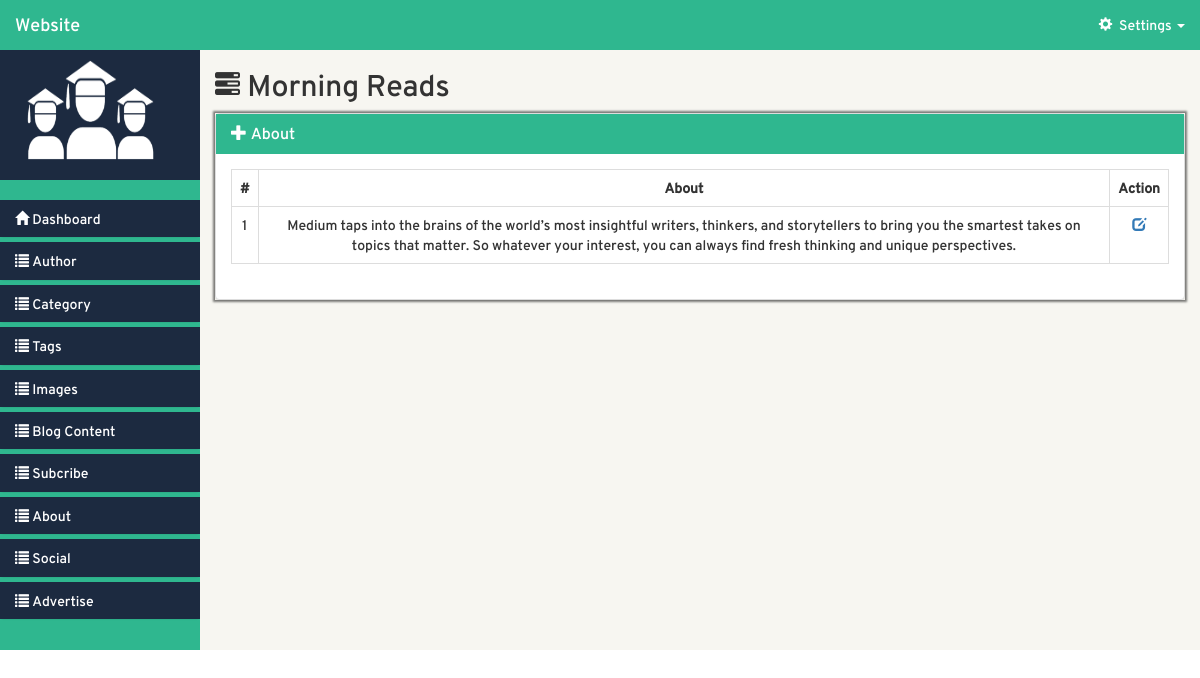
/admin-website/views/index.php?page=About_read (signed in), run on the app's committed database.
### tables this page shows
CREATE TABLE `about` (
  `id` int(11) NOT NULL,
  `des` text NOT NULL
);

### admin-website/src/About.php (called while the page is built, shortened)
<?php
class About {
	private $db;
	private static $table="about";
	public $per_page = 10;
	public $offset;
	function __construct() {
		try {
			$this->db = new PDO('mysql:host='.DB_HOST.';dbname='.DB_NAME,DB_USER,DB_PASSWORD);
			$this->db->setAttribute(PDO::ATTR_ERRMODE, PDO::ERRMODE_EXCEPTION);
			$query1 = $this->db->prepare('SET CHARACTER SET utf8');
			$query = $this->db->prepare("SET SESSION collation_connection ='utf8_general_ci'");
		    $query1->execute();
		    $query->execute();
		} catch (PDOException $e) {
			echo $e->getMessage();
		}
	}
	public function read() {
		try {
			$stmt = $this->db->prepare("SELECT * FROM ".self::$table." LIMIT $this->per_page offset $this->offset");
			$stmt->execute();
			$records = array();
			if($stmt->rowCount() > 0) {
				while($row = $stmt->fetch(5)) {
					$records[] = $row;
				}
			}
			return $records;
		} catch (PDOException $e) {
			echo $e->getMessage();
		}
	}
}
$About = new About();
 ?>

### admin-website/src/model.php (called while the page is built, shortened)
<?php
    require_once LIB_PATH.DS.'About.php';
 ?>

### admin-website/views/About/index.php (the view, shortened to what this page needs)
<?php
	$rec = $About->count_all();
	$page = !empty($_GET['rows']) ? (int)$_GET['rows'] : 1;
	$per_page = $About->per_page;
	$total_count = $rec->total;
	$pagination = new Pagination($page, $per_page, $total_count);
	$About->offset = $pagination->offset();
	$records = $About->read();
 ?>
      <div class="col-md-9 col-lg-10 col-sm-7 col-xs-12 right-container">
        <div class="row header-section">
            <div class="col-md-12 header-title">
                <h2 class="h2"><span class="glyphicon glyphicon-tasks"></span><?php include '../layouts/title.php'; ?> </h2>
            </div>
        </div>
        <div class="panel-group" id="body-accordion">
          <div class="panel panel-default main-body">
            <div class="panel-heading body-head">
              <h4 class="panel-title">
                 <a data-toggle="collapse" data-parent="#body-accordion" href="#body-collapse">
                <span class="glyphicon glyphicon-plus"></span>&nbsp;About</a>
              </h4>
            </div>
            <div id="body-collapse" class="panel-collapse collapse in">
               <div class="row main-part">
                  <div class="col-md-12 inner-part">
						<?php
							if($records) { ?>
								<div id="values">
									<table class="table table-bordered">
										<tr class="">
											<th>#</th>
											<th>About </th>
											<th class="text-center">Action</th>
										</tr>
										<?php foreach ($records as $record) { ?>
											<tr class="">
												<td><?php echo $record->id; ?></td>
												<td><?php echo $record->des; ?></td>
												<td class="text-center">
													<a href="index.php?page=About_update&id=<?php echo $record->id; ?>"><span class="glyphicon glyphicon-edit"></span></a>
												</td>
											</tr>
										<?php } ?>
									</table>
								</div>
								<?php
							} else { ?>
								<div class="alert alert-info">No Record Found.</div>
							<?php }
						 ?>
                  </div>
               </div>
            </div>
          </div>
        </div>
      </div>

### admin-website/css/styles.css (style rules this page uses)
* { margin: 0; padding: 0; -moz-box-sizing:border-box; }
body { font-family: 'overpassregular'; }
.inner-part { position: relative; }
::placeholder { font-family: 'overpassregular'; }
.main-body > .body-head { background-color: #2fb78f; color: white; }
.panel-title { border-radius: 0px; }
.panel-title > a { outline: none; border-radius: 0px; text-decoration: none; }
.panel-heading { border-radius: 0px; border: 0; }
#body-collapse { padding: 15px; }
.right-container { background: #f7f6f1; min-height: 600px; }
.glyphicon-tasks { font-size: 25px; }
.table-bordered td,.table-bordered th { text-align: center; }
#body-accordion { box-shadow: 0px 0px 2px 2px rgba(0,0,0,0.5); border: none; }

### data on the page
about: id "1", des "Medium taps into the brains of the world’s most insightful writers, thinkers, and storytellers to bring you the smartest takes on topics that matter. So whatever your interest, you can always find fresh thinking and unique perspectives."
